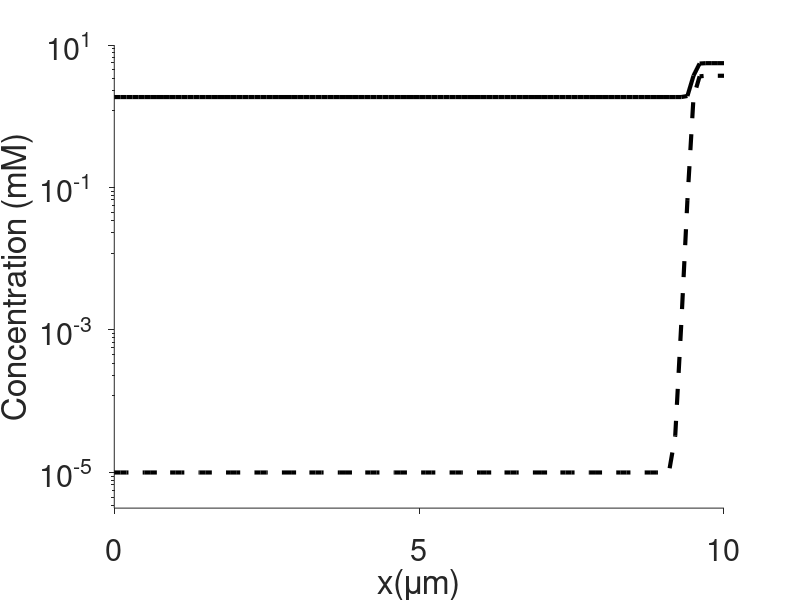
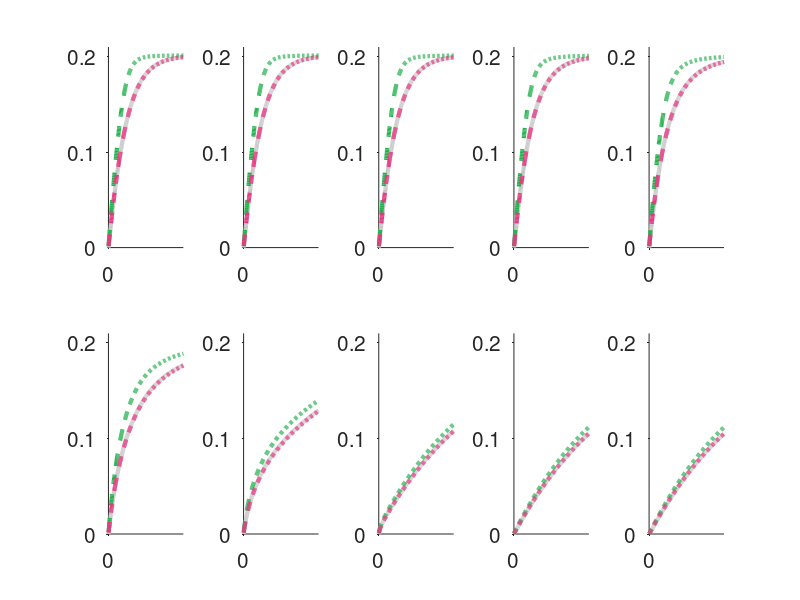

The MATLAB script that drew these images, in order:
clear; clc; close all;

np=4;
nx=101; L=10; x=linspace(0,L,nx); h=x(2)-x(1);
dt=.0001*h; max_it=500; t=dt*(1:1:max_it);

%kinetics
k(1)=1.7*10^(4);
k(2)=3*10^(4);
k(3)=1.6*10^(3);

km=(k(2)+k(3))/k(1);
% initial u
iu=zeros(np,nx);
iu(1,:)=1.85*(tanh(20*(x-9.5))+1)+0.00001;
iu(2,:)=1.85*(tanh(20*(x-9.5))+1)+0.00001;

figure(1)
semilogy(x,iu(1,:),'k--','LineWidth',3);hold on;
semilogy(x,iu(2,:)+km,'k-','LineWidth',3)
xlabel('x(\mum)');ylabel('Concentration (mM)');
axis([0 10 10^(-5.5) 10])
% legend('E','S','S+K_M','location','best');legend boxoff;
set(gca,'fontsize',22)
set(gca,'TickDir','out')
set(gca,'XTick',[0 5 10]);set(gca,'YTick',[1e-5 1e-3 1e-1 10])
box off

% diffusion & reaction functions
lap=-((0:nx-1)*2*pi/L).^2;
rea1=@(e,s,c)(-k(1)*e.*s+k(2)*c);
rea2=@(c)(k(3)*c);
nrea1=@(et1,s,p,c)(k(3)*et1.*s./(km+s));
nrear1=@(et2,st2,p)(.5*k(3)*(et2+km+st2-p-sqrt((et2+km+st2-p).^2-4*et2.*(st2-p))));
for im=1:10
    multi=10^(im-1);

    D=1e-2/9*multi*ones(np,1);
    % return;
    fu=iu;tu=iu;su=iu;
    for it=1:max_it
        %%% sQ
        su=real(idct( dct(su')./(1-dt*D'.*lap') ))';
        et1=sum(su([1,np],:));
        r1=nrea1(et1,su(2,:),su(3,:),su(np,:));
        su(2:3,:)=su(2:3,:)+dt*[-r1;r1];
        su(4,:)=et1.*su(2,:)./(su(2,:)+km);
        su(1,:)=et1-su(4,:);
        sup(:,it)=su(3,:);

        %%% TQ
        tu=real(idct( dct(tu')./(1-dt*D'.*lap') ))';
        et2=sum(tu([1,np],:));
        st2=sum(tu([2,3,np],:));
        r2=nrear1(et2,st2,tu(3,:));

        tu(2:3,:)=tu(2:3,:)+dt*[-r2;r2];

        tu(4,:)=nrear1(et2,st2,tu(3,:))/k(3);
        tu(1,:)=et2-tu(4,:);
        tu(2,:)=st2-tu(4,:)-tu(3,:);
        tup(:,it)=tu(3,:);


        %%%Full Model
        fu=real(idct( dct(fu')./(1-dt*D'.*lap') ))';
        r1=rea1(fu(1,:),fu(2,:),fu(np,:));
        r2=rea2(fu(np,:));
        fu(1:np,:)=fu(1:np,:)+dt*[ r1+r2;r1; r2; -r1-r2];
        fup(:,it)=fu(3,:);

    end
    %%
    figure(2);
    maxy=0.21;
    subplot(2,5,im);
    plot(t,mean(fup),'-', 'color',"#C3C3C3",'linewidth',3);hold on;
    plot(t,mean(sup), '--', 'color',"#22B14C",'linewidth',3);hold on;
    plot(t,mean(tup),'--', 'color',"#EA3680",'linewidth',3);hold on;
    % legend( 'Full', 'sQSSAp', 'tQSSAp', 'location','best');legend boxoff;
    axis([0 max_it*dt 0 maxy])
    xlim([0 max_it*dt])
%     xlabel('Time (s)');ylabel('$\bar{P}$ (mM)','Interpreter','latex');
    set(gca,'FontSize',15)
    set(gca,'TickDir','out')
    % title('D=',mean(D))
    set(gca,'XTick',[0 0.01])
    set(gca,'YTick',[0 0.1 0.2])
%     fontname(gcf,"Arial")
    box off;

end